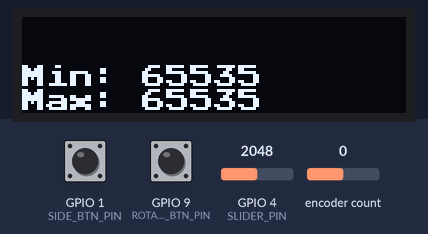
Recording of a sketch running on a simulated ESP32-S3. Parts: 128×32 one-colour display. The inputs (shaded band) are chosen by the test bench; at power-on: GPIO 1 (SIDE_BTN_PIN) HIGH, GPIO 4 (SLIDER_PIN) = 2048, GPIO 9 (ROTARY_ENC_BTN_PIN) LOW, encoder count 0. EEPROM starts erased. At 13.5 s the program restarts the board; the recording ends there.

Above: at 0.3 s.
At 2.4 s:
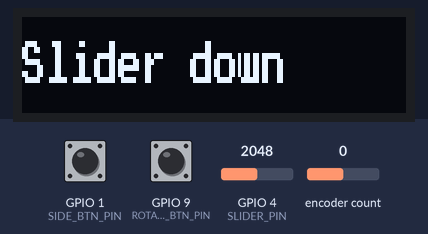
At 5.4 s:
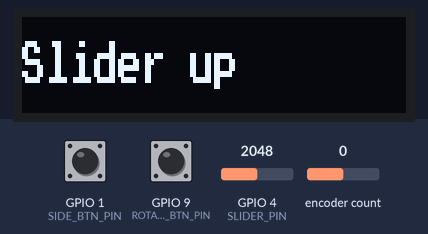
At 8.5 s:
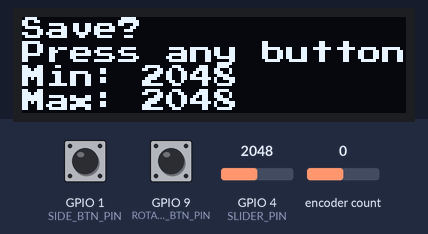
At 11.5 s:
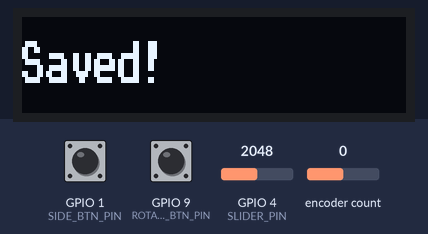

Measured:
- what the display in image 0 shows lasts 2.0 s, from 0.3 s to 2.3 s
- what the display in image 1 shows lasts 3.1 s, from 2.3 s to 5.4 s

The sketch:

FocusWheelSetup.ino
```cpp
#include "preferences.h"


void setup()
{
  pinMode(SLIDER_PIN, INPUT);
  analogSetAttenuation(ADC_2_5db);

  pinMode(SIDE_BTN_PIN, INPUT);
  pinMode(ROTARY_ENC_BTN_PIN, INPUT);

  u8x8.begin();
  u8x8.setFont(u8x8_font_pressstart2p_f);


  EEPROM.begin(6);
  delay(250);
  loadSliderValues();

  u8x8.drawString(0, 2, ("Min: " + String(_sliderMin)).c_str());
  u8x8.drawString(0, 3, ("Max: " + String(_sliderMax)).c_str());

  delay(2000);

  u8x8.clear();
  u8x8.draw1x2String(0, 1, "Slider down");
  delay(3000);
  _sliderMin = readSlider();

  u8x8.clear();
  u8x8.draw1x2String(0, 1, "Slider up");
  delay(3000);
  _sliderMax = readSlider();

  u8x8.clear();
  u8x8.drawString(0, 0, "Save?");
  u8x8.drawString(0, 1, "Press any button");
  u8x8.drawString(0, 2, ("Min: " + String(_sliderMin)).c_str());
  u8x8.drawString(0, 3, ("Max: " + String(_sliderMax)).c_str());

  delay(3000);

  if (anyBtn())
  {
    EEPROM.writeUInt(0, _sliderMin);
    EEPROM.writeUInt(2, _sliderMax);
    EEPROM.commit();
    u8x8.clear();
    u8x8.draw1x2String(0, 1, "Saved!");
    delay(2000);
  }

  u8x8.clear();
  u8x8.draw1x2String(0, 0, "Setup Done!");
  u8x8.drawString(0, 2, "Press any button");
  u8x8.drawString(0, 3, "to restart");
}

void loop()
{
  if (anyBtn())
    ESP.restart();
}
```

preferences.h
```cpp
#include <EEPROM.h>


#define SIDE_BTN_PIN 1
#define ROTARY_ENC_BTN_PIN 9
bool rightBtn() { return digitalRead(SIDE_BTN_PIN) == 0; }
bool middleBtn() { return digitalRead(ROTARY_ENC_BTN_PIN) == 0; }
bool anyBtn() { return rightBtn() || middleBtn(); }


#include <RotaryEncoder.h>
#define ROTARY_ENC_A_PIN 2
#define ROTARY_ENC_B_PIN 8
RotaryEncoder encoder(ROTARY_ENC_A_PIN, ROTARY_ENC_B_PIN, RotaryEncoder::LatchMode::FOUR3);


#include <FastLED.h>
#define LED_PIN 10
#define LED_COUNT 16
CRGB leds[LED_COUNT];


#include <U8x8lib.h>
#define SCL 7
#define SDA 6
U8X8_SSD1306_128X32_UNIVISION_SW_I2C u8x8(/* clock=*/ SCL, /* data=*/ SDA, /* reset=*/ U8X8_PIN_NONE);


#define ADC_READINGS 10
#define SLIDER_PIN 4
uint16_t _sliderMin = 0;
uint16_t _sliderMax = 4095;
uint16_t readSlider()
{
  uint32_t avg = 0;
  for (int i = 0; i < ADC_READINGS; i++)
  {
    avg += analogRead(SLIDER_PIN);
    delay(1);
  }
  avg /= ADC_READINGS;
  return avg;
}
uint8_t getSliderPosition()
{
  uint16_t slider = readSlider();
  slider = constrain(slider, _sliderMin, _sliderMax);
  return map(slider, _sliderMin, _sliderMax, 0, 255);
}
void loadSliderValues()
{
  _sliderMin = EEPROM.readUInt(0);
  _sliderMax = EEPROM.readUInt(2);
}


#define BUZZER_PIN 3
void playSound() { analogWrite(BUZZER_PIN, getSliderPosition()); delay(25); analogWrite(BUZZER_PIN, 0); }


bool isInterval(uint16_t interval) { return millis() % interval > (interval / 2); }
bool isTimestamp(unsigned long& timestamp, uint16_t interval)
{
  if (millis() - timestamp >= interval)
  {
    timestamp = millis();
    return true;
  }
  return false;
}
```
